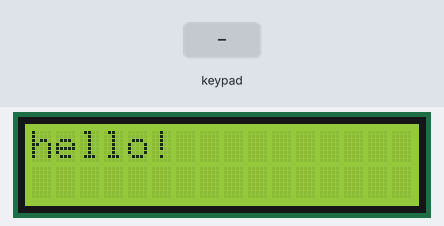
Bench run of a sketch on a simulated Arduino Uno, built with avr-gcc and run on an emulated ATmega328P. Parts: 16×2 character LCD. The inputs (shaded band) are chosen by the test bench.

Above: at 2.2 s.
2.3 s: keypad keys 1 0 9 8 7 # pressed 0.4 s apart
At 4.9 s:
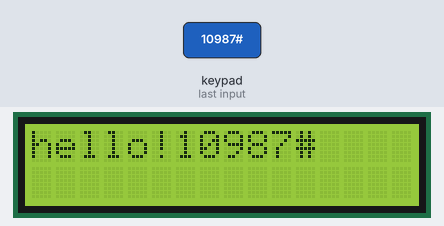
6.2 s: key 'A' pressed
At 6.8 s:
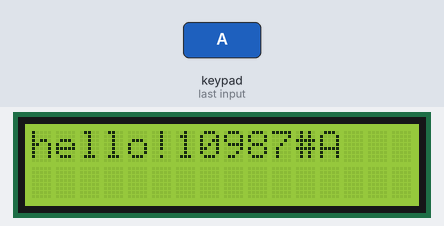
7.7 s: key 'B' pressed
At 8.2 s:
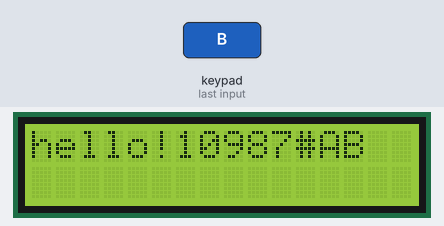
9.2 s: key 'C' pressed
At 10.5 s:
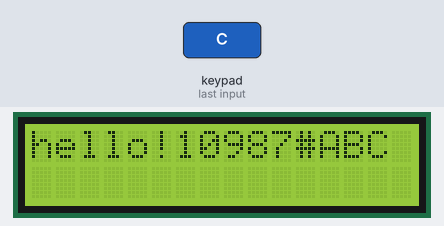
10.8 s: key '*' pressed
At 12.1 s:
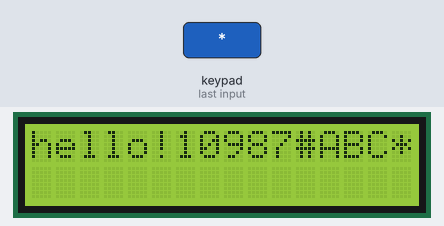
Timing chart, 0 to 13.4 s (numbered marks = the images above; inputs shaded):
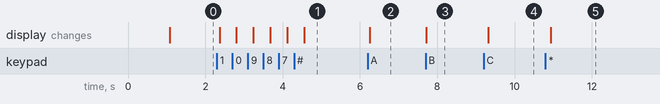

The sketch:

CustomKeypad.ino
```cpp
/*Keypad example
    by miliohm.com */

#include <Keypad.h>
#include <Wire.h>
#include <LiquidCrystal_I2C.h>

LiquidCrystal_I2C lcd(0x27, 16, 2); // set the LCD address to 0x27 for a 16 chars and 2 line display

String pad;
const byte numRows = 4;
const byte numCols = 4;

char keymap[numRows][numCols] =
{
  {'1', '2', '3', 'A'},
  {'4', '5', '6', 'B'},
  {'7', '8', '9', 'C'},
  {'*', '0', '#', 'D'}
};
//------------------------------------------------------------
byte rowPins[numRows] = {10,9, 8, 7};
byte colPins[numCols] = {6, 5, 4, 3};

Keypad myKeypad = Keypad(makeKeymap(keymap), rowPins, colPins, numRows, numCols); //mapping keypad

void setup() {
  lcd.init();
  lcd.backlight();
  lcd.setCursor(0, 0);
  lcd.print("Keypad");
  lcd.setCursor(0, 1);
  lcd.print("Test");
  delay(1000);
  lcd.clear();
}

void loop() {
  // put your main code here, to run repeatedly:
  readKeypad();
  lcd.setCursor(0, 0);
  lcd.print("hello!");
  lcd.print(pad);
  delay(100);
}

void readKeypad() {

  char keypressed = myKeypad.getKey(); //deteksi penekanan keypad
  String konv = String(keypressed);
  pad += konv;
}
```

electronic-safe.ino
```cpp

```

Measured:
- after the input at 2.3 s, the display: first changes after 0.07 s (image 1 shows a later state)
- after the input at 6.2 s, the display: changes after 0.05 s (image 2)
- after the input at 7.7 s, the display: changes at once (image 3)
- after the input at 9.2 s, the display: changes after 0.12 s (image 4)
- after the input at 10.8 s, the display: changes after 0.13 s (image 5)
